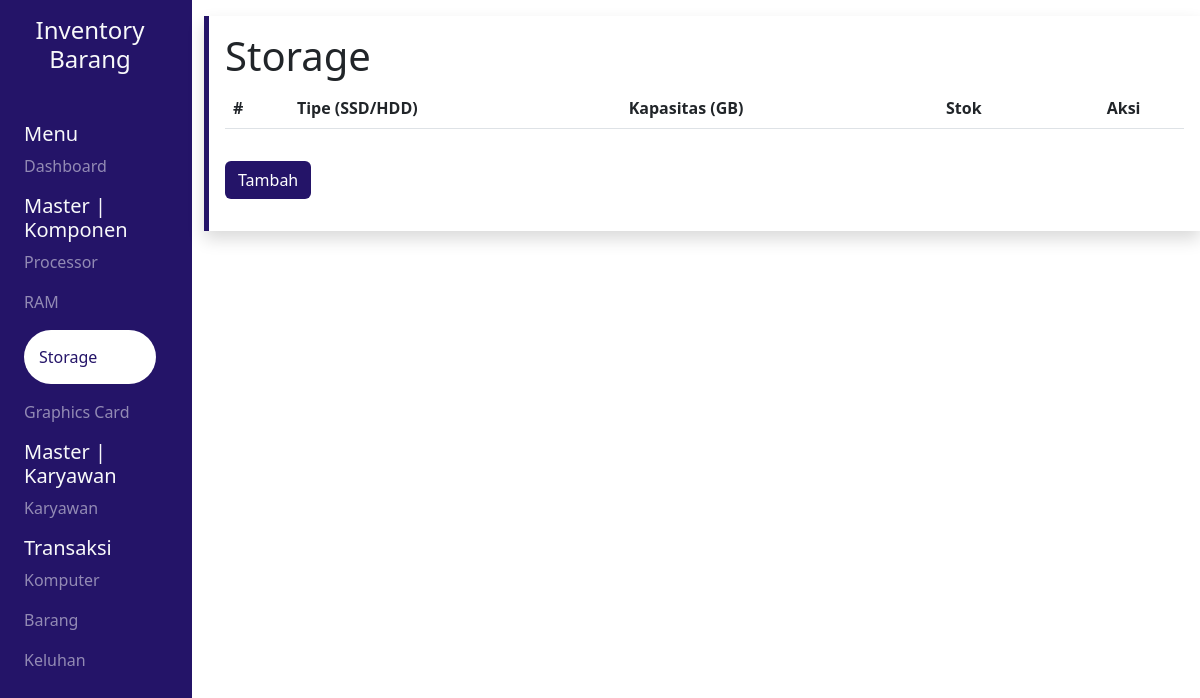
The app's page /pages/storage/index.php, older data.
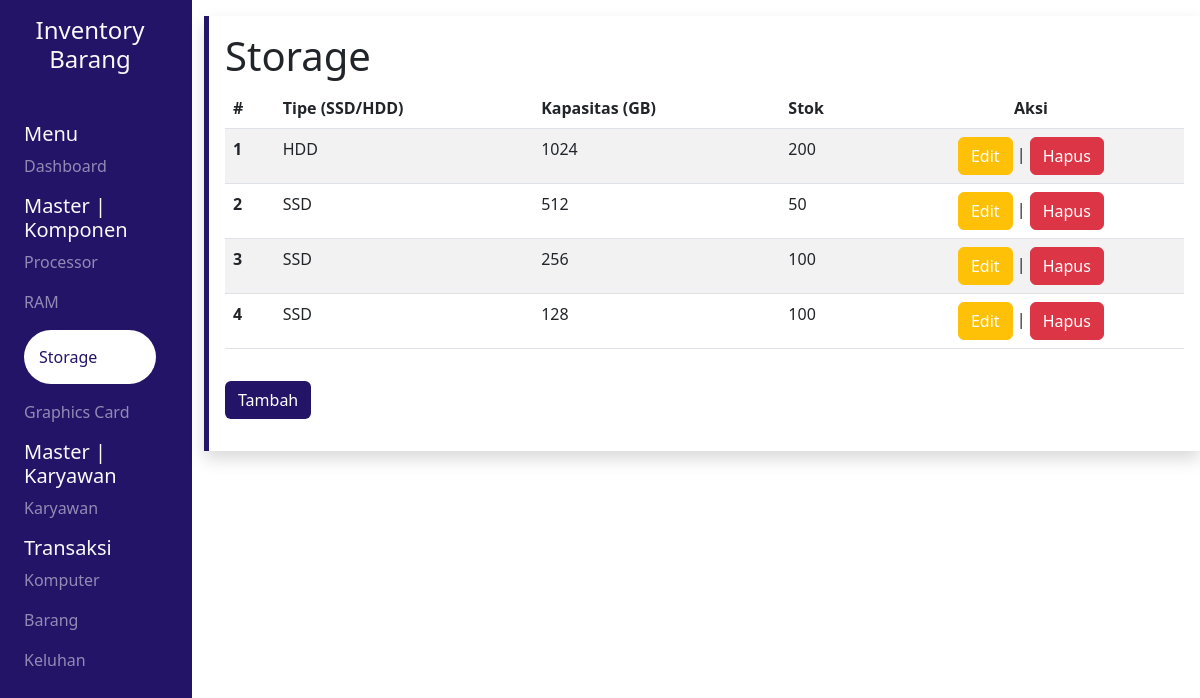
The same page, newer data.
### tables this page shows
CREATE TABLE `storage` (
  `id` int(11) NOT NULL,
  `tipe` varchar(25) NOT NULL,
  `kapasitas` int(11) NOT NULL,
  `stok` int(11) NOT NULL
);

### pages/storage/index.php (the view, shortened to what this page needs)
<?php
include "../src/config/connect.php";
$row = mysqli_query($conn, "SELECT * FROM storage ORDER BY kapasitas DESC");
?>
<!DOCTYPE html>
<html lang="en">
<head>
    <link rel="stylesheet" href="../src/css/global.css">
    <?php include '../src/library/bootstrap.php' ?>
    <?php include '../src/library/datatables.php' ?>
    <?php include '../src/library/sweetalert.php' ?>
</head>
<body>
    <div class="wrapper">
        <div class="row vh-100">
            <section id="sidebar" class="col-md-2 sidebar text-light">
                <div class="text-center my-3 mb-5">
                    <h4>Inventory Barang</h4>
                </div>
                <div class="mx-4">
                    <h5>Menu</h5>
                    <a href="../dashboard/">
                        <p class="opacity">Dashboard</p>
                    </a>
                </div>
                <div class="mx-4">
                    <h5>Master | Komponen</h5>
                    <a href="../processor/">
                        <p class="opacity">Processor</p>
                    </a>
                    <a href="../ram/">
                        <p class="opacity">RAM</p>
                    </a>
                    <a href="../storage/">
                        <p class="opacity-100 aktif rounded-pill">Storage</p>
                    </a>
                    <a href="../vga/">
                        <p class="opacity">Graphics Card</p>
                    </a>
                </div>
                <div class="mx-4">
                    <h5>Master | Karyawan</h5>
                    <a href="../karyawan/">
                        <p class="opacity">Karyawan</p>
                    </a>
                </div>
                <div class="mx-4">
                    <h5>Transaksi</h5>
                    <a href="../komputer/">
                        <p class="opacity">Komputer</p>
                    </a>
                    <a href="../barang/">
                        <p class="opacity">Barang</p>
                    </a>
                    <a href="../keluhan/">
                        <p class="opacity">Keluhan</p>
                    </a>
                </div>
            </section>
            <section id="content" class="col-md-10 content">
                <div class="wrapper shadow p-3 my-3 left">
                    <h1>Storage</h1>
                    <table id="myTable" class="table table-striped display">
                        <thead>
                            <tr>
                                <th scope="col">#</th>
                                <th scope="col">Tipe (SSD/HDD)</th>
                                <th scope="col">Kapasitas (GB)</th>
                                <th scope="col">Stok</th>
                                <th scope="col" class="text-center">Aksi</th>
                            </tr>
                        </thead>
                        <tbody>
                            <?php $no = 1 ?>
                            <?php while ($result = mysqli_fetch_array($row)) : ?>
                                <tr>
                                    <th scope="row"><?= $no++ ?></th>
                                    <td><?= $result["tipe"] ?></td>
                                    <td><?= $result["kapasitas"] ?></td>
                                    <td><?= $result["stok"] ?></td>
                                    <td>
                                        <div class="text-center">
                                            <a href="update.php?id=<?= $result['id'] ?>" class="btn btn-warning">Edit</a> | <a href="delete.php?id=<?= $result['id'] ?>" id="btn-del" class="btn btn-danger">Hapus</a>
                                        </div>
                                    </td>
                                </tr>
                            <?php endwhile; ?>
                        </tbody>
                    </table>
                    <a href="add.php" class="btn ungu my-3">Tambah</a>
                </div>
            </section>
        </div>
    </div>
</body>
</html>

Row changes from the older to the newer data that the page shows:
added storage: tipe "HDD", kapasitas "1024", stok "200"
added storage: tipe "SSD", kapasitas "512", stok "50"
added storage: tipe "SSD", kapasitas "256", stok "100"
added storage: tipe "SSD", kapasitas "128", stok "100"
